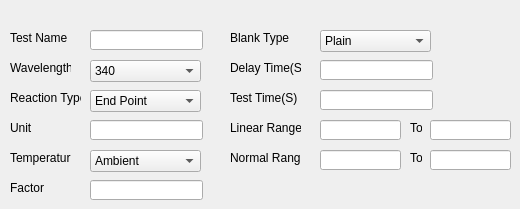
      <widget class="QWidget" name="tab_6">
       <attribute name="title">
        <string>Info</string>
       </attribute>
       <widget class="QLabel" name="label_12">
        <property name="geometry">
         <rect>
          <x>10</x>
          <y>30</y>
          <width>61</width>
          <height>16</height>
         </rect>
        </property>
        <property name="text">
         <string>Test Name</string>
        </property>
       </widget>
       <widget class="QLabel" name="label_13">
        <property name="geometry">
         <rect>
          <x>10</x>
          <y>60</y>
          <width>61</width>
          <height>16</height>
         </rect>
        </property>
        <property name="text">
         <string>Wavelength</string>
        </property>
       </widget>
       <widget class="QLabel" name="label_14">
        <property name="geometry">
         <rect>
          <x>10</x>
          <y>90</y>
          <width>71</width>
          <height>16</height>
         </rect>
        </property>
        <property name="text">
         <string>Reaction Type</string>
        </property>
       </widget>
       <widget class="QLabel" name="label_15">
        <property name="geometry">
         <rect>
          <x>10</x>
          <y>120</y>
          <width>61</width>
          <height>16</height>
         </rect>
        </property>
        <property name="text">
         <string>Unit</string>
        </property>
       </widget>
       <widget class="QLabel" name="label_16">
        <property name="geometry">
         <rect>
          <x>10</x>
          <y>150</y>
          <width>61</width>
          <height>16</height>
         </rect>
        </property>
        <property name="text">
         <string>Temperature</string>
        </property>
       </widget>
       <widget class="QLabel" name="label_17">
        <property name="geometry">
         <rect>
          <x>10</x>
          <y>180</y>
          <width>61</width>
          <height>16</height>
         </rect>
        </property>
        <property name="text">
         <string>Factor</string>
        </property>
       </widget>
       <widget class="QLineEdit" name="lineEdit_4">
        <property name="geometry">
         <rect>
          <x>90</x>
          <y>30</y>
          <width>113</width>
          <height>20</height>
         </rect>
        </property>
       </widget>
       <widget class="QLineEdit" name="lineEdit_5">
        <property name="geometry">
         <rect>
          <x>90</x>
          <y>120</y>
          <width>113</width>
          <height>20</height>
         </rect>
        </property>
       </widget>
       <widget class="QLineEdit" name="lineEdit_6">
        <property name="geometry">
         <rect>
          <x>90</x>
          <y>180</y>
          <width>113</width>
          <height>20</height>
         </rect>
        </property>
       </widget>
       <widget class="QComboBox" name="comboBox">
        <property name="geometry">
         <rect>
          <x>90</x>
          <y>60</y>
          <width>111</width>
          <height>22</height>
         </rect>
        </property>
        <item>
         <property name="text">
          <string>340</string>
         </property>
        </item>
        <item>
         <property name="text">
          <string>405</string>
         </property>
        </item>
        <item>
         <property name="text">
          <string>450</string>
         </property>
        </item>
        <item>
         <property name="text">
          <string>492</string>
         </property>
        </item>
        <item>
         <property name="text">
          <string>572</string>
         </property>
        </item>
        <item>
         <property name="text">
          <string>630</string>
         </property>
        </item>
       </widget>
       <widget class="QComboBox" name="comboBox_2">
        <property name="geometry">
         <rect>
          <x>90</x>
          <y>90</y>
          <width>111</width>
          <height>22</height>
         </rect>
        </property>
        <item>
         <property name="text">
          <string>End Point</string>
         </property>
        </item>
        <item>
         <property name="text">
          <string>Two Point</string>
         </property>
        </item>
        <item>
         <property name="text">
          <string>Kinetic</string>
         </property>
        </item>
       </widget>
       <widget class="QComboBox" name="comboBox_3">
        <property name="geometry">
         <rect>
          <x>90</x>
          <y>150</y>
          <width>111</width>
          <height>22</height>
         </rect>
        </property>
        <item>
         <property name="text">
          <string>Ambient</string>
         </property>
        </item>
        <item>
         <property name="text">
          <string>30</string>
         </property>
        </item>
        <item>
         <property name="text">
          <string>37</string>
         </property>
        </item>
       </widget>
       <widget class="QLineEdit" name="lineEdit_7">
        <property name="geometry">
         <rect>
          <x>320</x>
          <y>60</y>
          <width>113</width>
          <height>20</height>
         </rect>
        </property>
       </widget>
       <widget class="QLabel" name="label_18">
        <property name="geometry">
         <rect>
          <x>230</x>
          <y>60</y>
          <width>71</width>
          <height>16</height>
         </rect>
        </property>
        <property name="text">
         <string>Delay Time(S)</string>
        </property>
       </widget>
       <widget class="QLabel" name="label_19">
        <property name="geometry">
         <rect>
          <x>230</x>
          <y>90</y>
          <width>71</width>
          <height>16</height>
         </rect>
        </property>
        <property name="text">
         <string>Test Time(S)</string>
        </property>
       </widget>
       <widget class="QLineEdit" name="lineEdit_8">
        <property name="geometry">
         <rect>
          <x>320</x>
          <y>90</y>
          <width>113</width>
          <height>20</height>
         </rect>
        </property>
        <property name="text">
         <string/>
        </property>
       </widget>
       <widget class="QLabel" name="label_20">
        <property name="geometry">
         <rect>
          <x>230</x>
          <y>30</y>
          <width>61</width>
          <height>16</height>
         </rect>
        </property>
        <property name="text">
         <string>Blank Type</string>
        </property>
       </widget>
       <widget class="QComboBox" name="comboBox_4">
        <property name="geometry">
         <rect>
          <x>320</x>
          <y>30</y>
          <width>111</width>
          <height>22</height>
         </rect>
        </property>
        <item>
         <property name="text">
          <string>Plain</string>
         </property>
        </item>
        <item>
         <property name="text">
          <string>Distilled Water</string>
         </property>
        </item>
        <item>
         <property name="text">
          <string>Reagent Blank</string>
         </property>
        </item>
       </widget>
       <widget class="QLabel" name="label_21">
        <property name="geometry">
         <rect>
          <x>230</x>
          <y>120</y>
          <width>71</width>
          <height>16</height>
         </rect>
        </property>
        <property name="text">
         <string>Linear Range</string>
        </property>
       </widget>
       <widget class="QLineEdit" name="lineEdit_9">
        <property name="geometry">
         <rect>
          <x>320</x>
          <y>120</y>
          <width>81</width>
          <height>20</height>
         </rect>
        </property>
        <property name="text">
         <string/>
        </property>
       </widget>
       <widget class="QLineEdit" name="lineEdit_10">
        <property name="geometry">
         <rect>
          <x>430</x>
          <y>120</y>
          <width>81</width>
          <height>20</height>
         </rect>
        </property>
        <property name="text">
         <string/>
        </property>
       </widget>
       <widget class="QLabel" name="label_22">
        <property name="geometry">
         <rect>
          <x>410</x>
          <y>120</y>
          <width>12</width>
          <height>16</height>
         </rect>
        </property>
        <property name="text">
         <string>To</string>
        </property>
       </widget>
       <widget class="QLabel" name="label_23">
        <property name="geometry">
         <rect>
          <x>410</x>
          <y>150</y>
          <width>12</width>
          <height>16</height>
         </rect>
        </property>
        <property name="text">
         <string>To</string>
        </property>
       </widget>
       <widget class="QLabel" name="label_24">
        <property name="geometry">
         <rect>
          <x>230</x>
          <y>150</y>
          <width>71</width>
          <height>16</height>
         </rect>
        </property>
        <property name="text">
         <string>Normal Range</string>
        </property>
       </widget>
       <widget class="QLineEdit" name="lineEdit_11">
        <property name="geometry">
         <rect>
          <x>430</x>
          <y>150</y>
          <width>81</width>
          <height>20</height>
         </rect>
        </property>
        <property name="text">
         <string/>
        </property>
       </widget>
       <widget class="QLineEdit" name="lineEdit_12">
        <property name="geometry">
         <rect>
          <x>320</x>
          <y>150</y>
          <width>81</width>
          <height>20</height>
         </rect>
        </property>
        <property name="text">
         <string/>
        </property>
       </widget>
      </widget>
